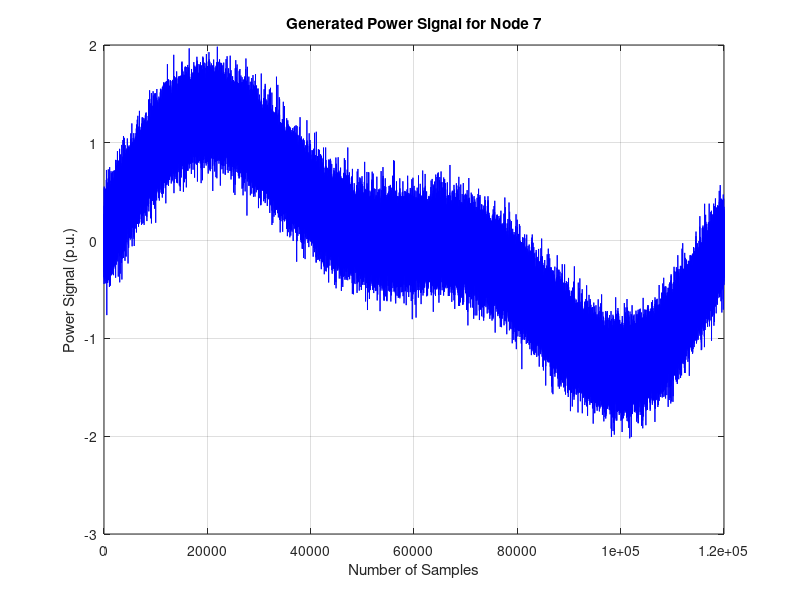

MATLAB code to generate this figure: (Note: this script raises an error after producing the figure.)
clc; clear; close all;

%% ========== Define Nodes and Parameters ==========
nodes = [7, 8];
num_samples = 120000; % More than 100,000 samples
sample_index = 1:num_samples; % Number of samples
num_imfs = 10; % Number of Intrinsic Mode Functions (IMFs)

for node = nodes
    % ========== 1. Generate Power Time-Series Data ==========
    t = linspace(0, 365, num_samples); % Time vector for 12 months
    if node == 7
        power_signal = sin(2 * pi * t / 365) + 0.5 * sin(4 * pi * t / 365) + 0.2 * randn(size(t));
    else
        power_signal = sin(2 * pi * t / 365) + 0.3 * sin(6 * pi * t / 365) + 0.25 * randn(size(t));
    end
    
    % Figure 1: Original Power Signal
    figure;
    plot(sample_index, power_signal, 'b');
    xlabel('Number of Samples');
    ylabel('Power Signal (p.u.)');
    title(['Generated Power Signal for Node ' num2str(node)]);
    grid on;
    pause(0.1);
    
    % ========== 2. Perform Empirical Mode Decomposition (EMD) ==========
    [imf_matrix, residual] = emd(power_signal, 'MaxNumIMF', num_imfs);
    
    % Figure 2: IMF Decomposition (IMF 1-10 + Residual)
    figure;
    for j = 1:num_imfs
        subplot(11, 1, j);
        plot(sample_index, imf_matrix(:, j), 'k');
        title(['IMF ' num2str(j)]);
        grid on;
    end
    sgtitle(['IMF Decomposition (IMF 1-10) for Node ' num2str(node)]);
    
    subplot(11, 1, 11);
    plot(sample_index, residual, 'r');
    xlabel('Number of Samples');
    ylabel('Residual');
    title('Residual Component');
    grid on;
    pause(0.1);
    
    % ========== 3. Compute Correlation Coefficients ==========
    correlation_matrix = corrcoef(imf_matrix);
    
    % Figure 3: Heatmap of IMF Correlation Coefficients
    figure;
    imagesc(correlation_matrix);
    colorbar;
    title(['Correlation Coefficients of EMD Components for Node ' num2str(node)]);
    xlabel('IMF Component');
    ylabel('IMF Component');
    axis square;
    pause(0.1);
    
    % Extract the first four components with the highest correlation coefficients
    [~, sorted_indices] = sort(diag(correlation_matrix), 'descend');
    selected_imfs = sorted_indices(1:4);
    
    % ========== 4. Reconstruct Signal Using Top 4 IMFs ==========
    reconstructed_signal = sum(imf_matrix(:, selected_imfs), 2);
    
    % Figure 4: Original vs Reconstructed Signal (Top 4 IMFs)
    figure;
    plot(sample_index, power_signal, 'b', 'DisplayName', 'Original Signal');
    hold on;
    plot(sample_index, reconstructed_signal, 'r--', 'DisplayName', 'Reconstructed Signal');
    xlabel('Number of Samples');
    ylabel('Signal Amplitude');
    title(['Original vs Reconstructed Signal for Node ' num2str(node)]);
    legend;
    grid on;
    pause(0.1);
    
    % ========== 5. Save Outputs ==========
    save(['simulation_results_node' num2str(node) '.mat'], 'imf_matrix', 'correlation_matrix', 'reconstructed_signal', 'sample_index', 'power_signal');
    
    disp(['Simulation for Node ' num2str(node) ' completed successfully. Results saved.']);
end
